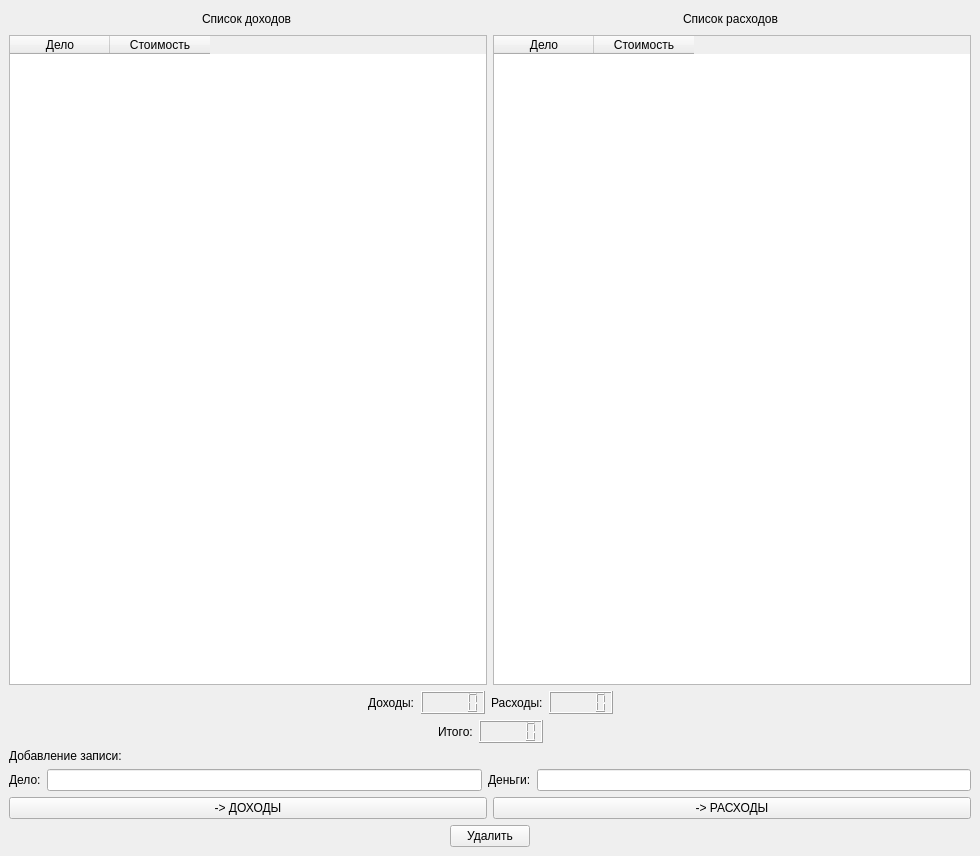
<?xml version="1.0" encoding="UTF-8"?>
<ui version="4.0">
 <class>MainWindow</class>
 <widget class="QMainWindow" name="MainWindow">
  <property name="geometry">
   <rect>
    <x>0</x>
    <y>0</y>
    <width>980</width>
    <height>856</height>
   </rect>
  </property>
  <property name="windowTitle">
   <string>MainWindow</string>
  </property>
  <widget class="QWidget" name="centralwidget">
   <layout class="QGridLayout" name="gridLayout">
    <item row="1" column="0">
     <layout class="QHBoxLayout" name="horizontalLayout">
      <item>
       <widget class="QTableWidget" name="tableWidget">
        <column>
         <property name="text">
          <string>Дело</string>
         </property>
        </column>
        <column>
         <property name="text">
          <string>Стоимость</string>
         </property>
        </column>
       </widget>
      </item>
      <item>
       <widget class="QTableWidget" name="tableWidget2">
        <column>
         <property name="text">
          <string>Дело</string>
         </property>
        </column>
        <column>
         <property name="text">
          <string>Стоимость</string>
         </property>
        </column>
       </widget>
      </item>
     </layout>
    </item>
    <item row="3" column="0">
     <layout class="QVBoxLayout" name="verticalLayout">
      <item>
       <widget class="QLabel" name="label_5">
        <property name="text">
         <string>Добавление записи:</string>
        </property>
       </widget>
      </item>
      <item>
       <layout class="QHBoxLayout" name="horizontalLayout_3">
        <item>
         <widget class="QLabel" name="label_3">
          <property name="text">
           <string>Дело:</string>
          </property>
         </widget>
        </item>
        <item>
         <widget class="QLineEdit" name="actionEdit"/>
        </item>
        <item>
         <widget class="QLabel" name="label_4">
          <property name="text">
           <string>Деньги:</string>
          </property>
         </widget>
        </item>
        <item>
         <widget class="QLineEdit" name="moneyEdit"/>
        </item>
       </layout>
      </item>
      <item>
       <layout class="QHBoxLayout" name="horizontalLayout_4">
        <item>
         <widget class="QPushButton" name="addIncome">
          <property name="text">
           <string>-&gt; ДОХОДЫ</string>
          </property>
         </widget>
        </item>
        <item>
         <widget class="QPushButton" name="addCharge">
          <property name="text">
           <string>-&gt; РАСХОДЫ</string>
          </property>
         </widget>
        </item>
       </layout>
      </item>
      <item>
       <layout class="QHBoxLayout" name="horizontalLayout_7">
        <item>
         <spacer name="horizontalSpacer_6">
          <property name="orientation">
           <enum>Qt::Horizontal</enum>
          </property>
          <property name="sizeHint" stdset="0">
           <size>
            <width>40</width>
            <height>20</height>
           </size>
          </property>
         </spacer>
        </item>
        <item>
         <widget class="QPushButton" name="delete_2">
          <property name="text">
           <string>Удалить</string>
          </property>
         </widget>
        </item>
        <item>
         <spacer name="horizontalSpacer_7">
          <property name="orientation">
           <enum>Qt::Horizontal</enum>
          </property>
          <property name="sizeHint" stdset="0">
           <size>
            <width>40</width>
            <height>20</height>
           </size>
          </property>
         </spacer>
        </item>
       </layout>
      </item>
     </layout>
    </item>
    <item row="2" column="0">
     <layout class="QVBoxLayout" name="verticalLayout_2">
      <item>
       <layout class="QHBoxLayout" name="horizontalLayout_2">
        <item>
         <spacer name="horizontalSpacer_3">
          <property name="orientation">
           <enum>Qt::Horizontal</enum>
          </property>
          <property name="sizeHint" stdset="0">
           <size>
            <width>40</width>
            <height>20</height>
           </size>
          </property>
         </spacer>
        </item>
        <item>
         <widget class="QLabel" name="incomeLabel">
          <property name="autoFillBackground">
           <bool>true</bool>
          </property>
          <property name="text">
           <string>Доходы:</string>
          </property>
         </widget>
        </item>
        <item>
         <widget class="QLCDNumber" name="lcdNumber"/>
        </item>
        <item>
         <widget class="QLabel" name="chargeLabel">
          <property name="text">
           <string>Расходы:</string>
          </property>
         </widget>
        </item>
        <item>
         <widget class="QLCDNumber" name="lcdNumber_2"/>
        </item>
        <item>
         <spacer name="horizontalSpacer_4">
          <property name="orientation">
           <enum>Qt::Horizontal</enum>
          </property>
          <property name="sizeHint" stdset="0">
           <size>
            <width>40</width>
            <height>20</height>
           </size>
          </property>
         </spacer>
        </item>
       </layout>
      </item>
      <item>
       <layout class="QHBoxLayout" name="horizontalLayout_5">
        <item>
         <spacer name="horizontalSpacer">
          <property name="orientation">
           <enum>Qt::Horizontal</enum>
          </property>
          <property name="sizeHint" stdset="0">
           <size>
            <width>40</width>
            <height>20</height>
           </size>
          </property>
         </spacer>
        </item>
        <item>
         <widget class="QLabel" name="sumLabel">
          <property name="text">
           <string>Итого:</string>
          </property>
         </widget>
        </item>
        <item>
         <widget class="QLCDNumber" name="lcdNumber_3"/>
        </item>
        <item>
         <spacer name="horizontalSpacer_2">
          <property name="orientation">
           <enum>Qt::Horizontal</enum>
          </property>
          <property name="sizeHint" stdset="0">
           <size>
            <width>40</width>
            <height>20</height>
           </size>
          </property>
         </spacer>
        </item>
       </layout>
      </item>
     </layout>
    </item>
    <item row="0" column="0">
     <layout class="QHBoxLayout" name="horizontalLayout_6">
      <item>
       <spacer name="horizontalSpacer_13">
        <property name="orientation">
         <enum>Qt::Horizontal</enum>
        </property>
        <property name="sizeHint" stdset="0">
         <size>
          <width>40</width>
          <height>20</height>
         </size>
        </property>
       </spacer>
      </item>
      <item>
       <spacer name="horizontalSpacer_14">
        <property name="orientation">
         <enum>Qt::Horizontal</enum>
        </property>
        <property name="sizeHint" stdset="0">
         <size>
          <width>40</width>
          <height>20</height>
         </size>
        </property>
       </spacer>
      </item>
      <item>
       <widget class="QLabel" name="label_8">
        <property name="text">
         <string>Список доходов</string>
        </property>
       </widget>
      </item>
      <item>
       <spacer name="horizontalSpacer_8">
        <property name="orientation">
         <enum>Qt::Horizontal</enum>
        </property>
        <property name="sizeHint" stdset="0">
         <size>
          <width>40</width>
          <height>20</height>
         </size>
        </property>
       </spacer>
      </item>
      <item>
       <spacer name="horizontalSpacer_11">
        <property name="orientation">
         <enum>Qt::Horizontal</enum>
        </property>
        <property name="sizeHint" stdset="0">
         <size>
          <width>40</width>
          <height>20</height>
         </size>
        </property>
       </spacer>
      </item>
      <item>
       <spacer name="horizontalSpacer_15">
        <property name="orientation">
         <enum>Qt::Horizontal</enum>
        </property>
        <property name="sizeHint" stdset="0">
         <size>
          <width>40</width>
          <height>20</height>
         </size>
        </property>
       </spacer>
      </item>
      <item>
       <spacer name="horizontalSpacer_10">
        <property name="orientation">
         <enum>Qt::Horizontal</enum>
        </property>
        <property name="sizeHint" stdset="0">
         <size>
          <width>40</width>
          <height>20</height>
         </size>
        </property>
       </spacer>
      </item>
      <item>
       <widget class="QLabel" name="label_7">
        <property name="text">
         <string>Список расходов</string>
        </property>
       </widget>
      </item>
      <item>
       <spacer name="horizontalSpacer_9">
        <property name="orientation">
         <enum>Qt::Horizontal</enum>
        </property>
        <property name="sizeHint" stdset="0">
         <size>
          <width>40</width>
          <height>20</height>
         </size>
        </property>
       </spacer>
      </item>
      <item>
       <spacer name="horizontalSpacer_12">
        <property name="orientation">
         <enum>Qt::Horizontal</enum>
        </property>
        <property name="sizeHint" stdset="0">
         <size>
          <width>40</width>
          <height>20</height>
         </size>
        </property>
       </spacer>
      </item>
     </layout>
    </item>
   </layout>
  </widget>
  <widget class="QMenuBar" name="menubar">
   <property name="geometry">
    <rect>
     <x>0</x>
     <y>0</y>
     <width>980</width>
     <height>21</height>
    </rect>
   </property>
  </widget>
 </widget>
 <resources/>
 <connections/>
</ui>
